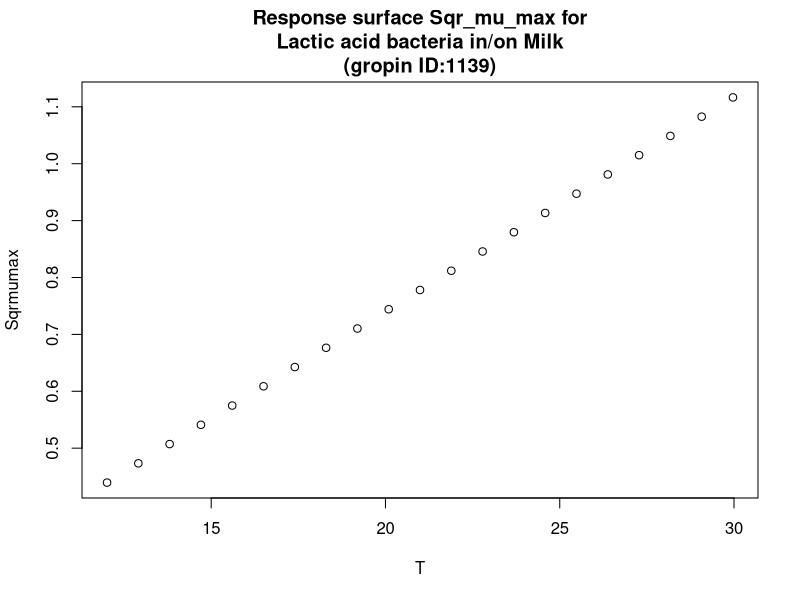

This figure's R source:
#############################
# start of Parameter script
#############################
T <- seq(12.012,29.97002997003,length.out=21)
#############################
# end of Parameter script
#############################
############################# 
# start of Model script Gropin ID 1139 
#############################
 
# constant coefficients for this model
 
variables <- data.frame(T)
argumentsPar <- unique.data.frame(expand.grid(variables))
 
# heart of the model
response_surface <- function(T) {
   mumax <-0.0377*(T-0.354)

	return(mumax=mumax)
} 

# output parameters
responseSurface <- cbind(argumentsPar,response_surface(argumentsPar['T']))
colnames(responseSurface) <- c(colnames(argumentsPar),'Sqrmumax')
#############################
# End of Model script
#############################
############################# 
# start of Visualisation script Gropin ID 1139 
#############################
titleText <-'Response surface Sqr_mu_max for
Lactic acid bacteria in/on Milk
(gropin ID:1139)'
plot(T,responseSurface$'Sqrmumax',xlab='T',
                          ylab='Sqrmumax',main=titleText)
#############################
# End of Visualisation script
#############################
